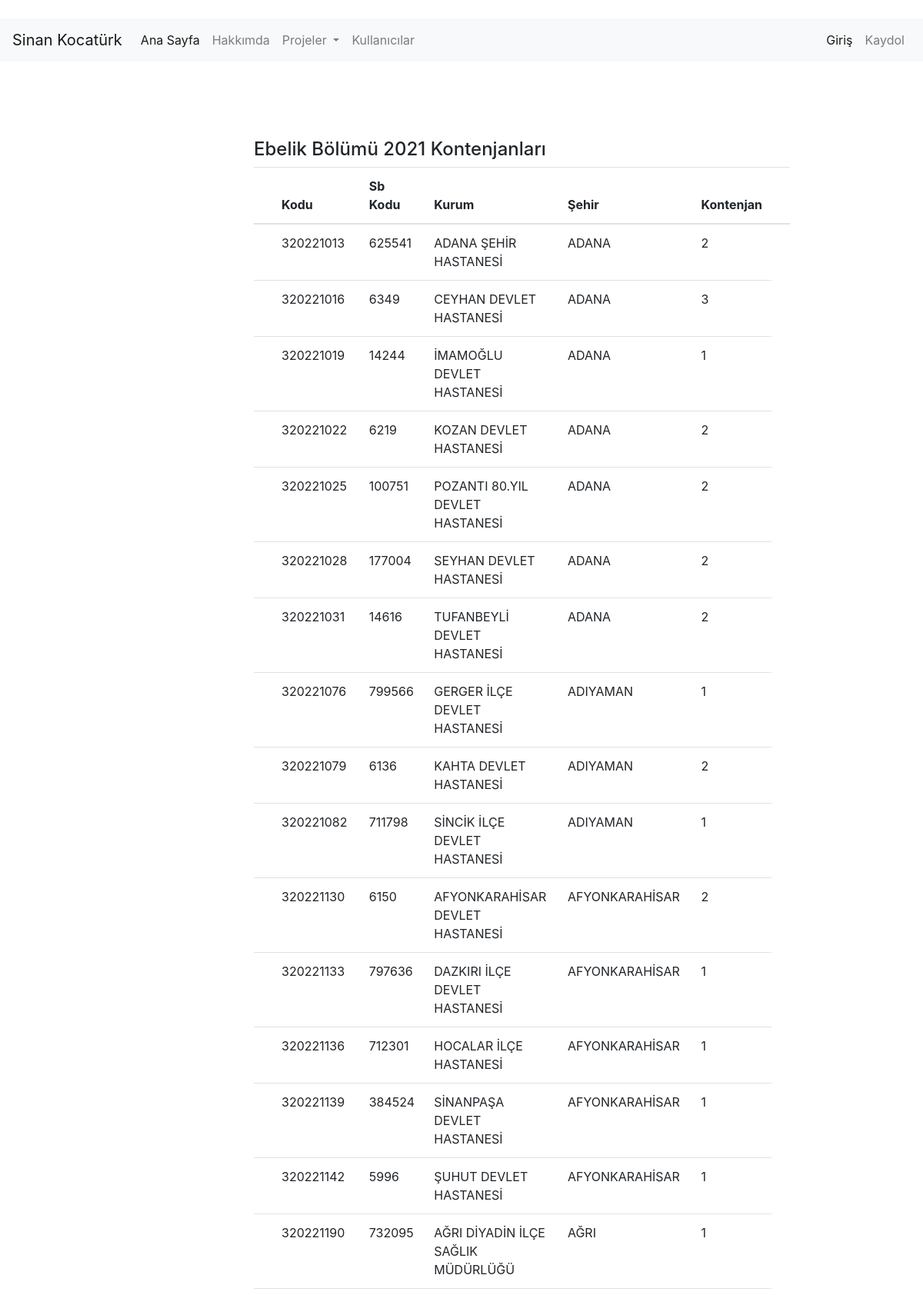
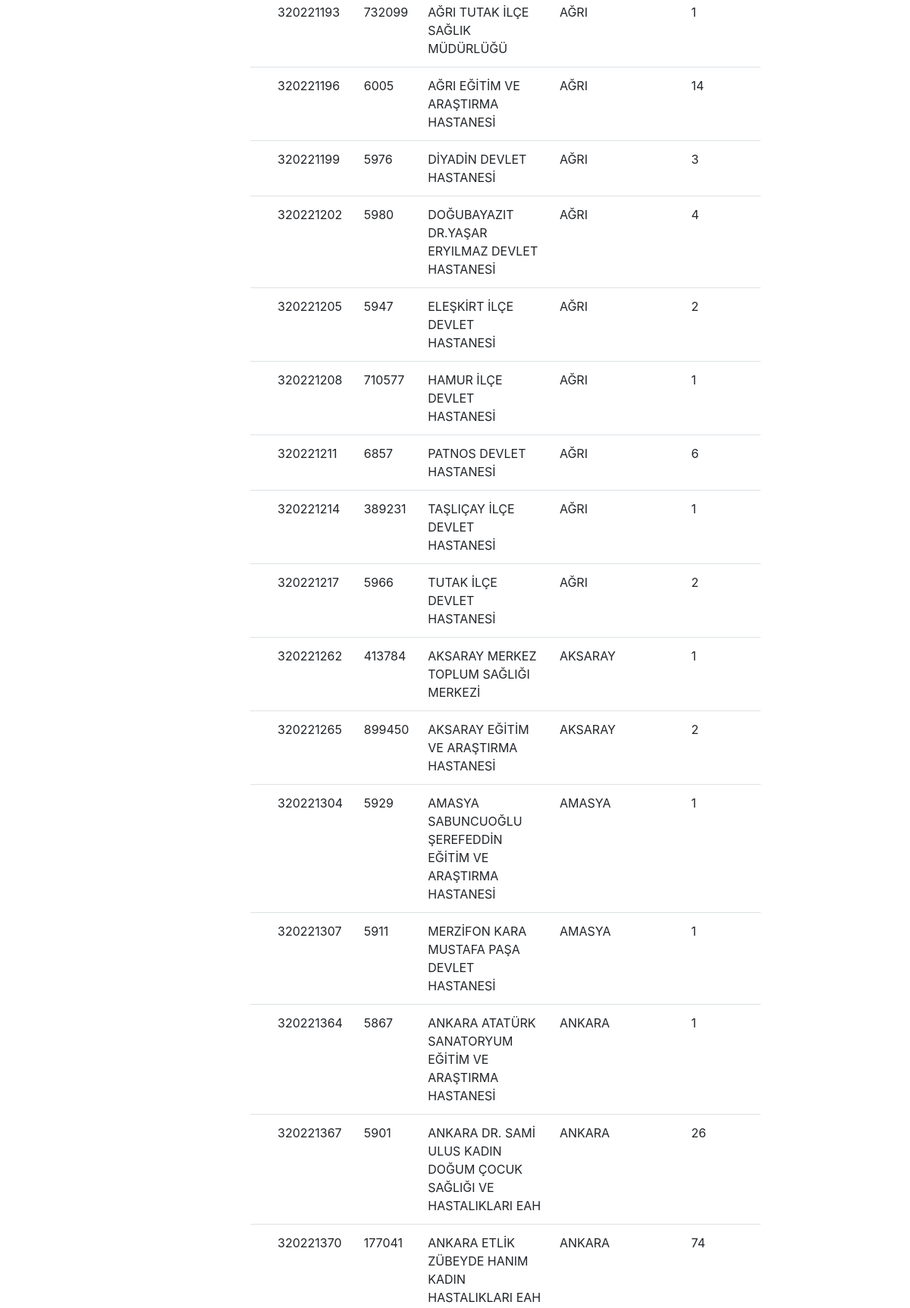
/kontenjan/ebe21/ (upper part), run on the app's committed database (2 pictures, top to bottom).
### kontenjan/models.py (models this page shows, shortened)
class Kontenjan(models.Model):
    tip = models.CharField(max_length=100,blank=False)
    kodu = models.CharField(max_length = 10)
    sbkodu = models.CharField(max_length = 7)
    kurumadı = models.CharField(max_length = 70)
    sehir = models.CharField(max_length = 17)
    sayi = models.CharField(max_length = 17)
    class Meta:
        abstract = True

class Ebe(Kontenjan):
    pass

### kontenjan/views.py (the view)
# urls.py: path('ebe21/', views.ebe21,name= "ebe21"),
def ebe21(request):
    items = Ebe.objects.all()
    context = {
        'items': items,
        'header':'Ebelik Bölümü 2021',
    }
    return render(request,"kontenjan.html",context)

### templates/kontenjan.html
{% extends "layout.html" %}
{% block body %}
{% load crispy_forms_tags %}
<div class="row">
    <div class="col-md-6 offset-md-3">
        <div>
            <h4>{{ header }} Kontenjanları</h4>
          </div>
        <table class="table table-hover">
            <thead>
              <tr>
                <th></th>
                <th>Kodu</th>
                <th>Sb Kodu</th>
                <th>Kurum</th>
                <th>Şehir</th>
                <th>Kontenjan</th>
                <th></th>
              </tr>
            </thead>
            <tbody>
              {% for item in items %}
              <tr>
                <td>{{ item.tip }}
                <td>{{ item.kodu }}</td>
                <td>{{ item.sbkodu }} </td>
                <td>{{ item.kurumadı }}</td>
                <td>{{ item.sehir }}</td>
                <td>{{ item.sayi }}</td>
              </tr>
              {% endfor %}
            </tbody>
          </table>
    </div>
  </div>
{% endblock body %}

### templates/layout.html (shortened to what this page needs)
<!DOCTYPE html>
{% load static %}
<html lang="en">
<head>
    <link rel="stylesheet" href="https://cdn.jsdelivr.net/npm/bootstrap@4.0.0/dist/css/bootstrap.min.css">
</head>
<body>
    <br>
    {% include "includes/navbar.html" %}
    <div style = "margin-top : 100px; margin-bottom:100px;" class = "container">
        {% block body %}
        {% endblock body %}
</body>
</html>

### templates/includes/navbar.html (shortened to what this page needs)
<nav class="navbar navbar-expand-lg navbar-light bg-light">
    <a class="navbar-brand" href="/">Sinan Kocatürk</a>
    <div class="collapse navbar-collapse" id="navbarSupportedContent">
      <ul class="navbar-nav mr-auto">
        <li class="nav-item active">
          <a class="nav-link" href="{% url 'index' %}">Ana Sayfa <span class="sr-only">(current)</span></a>
        </li>
        <li class="nav-item">
          <a class="nav-link" href="{% url 'about' %}">Hakkımda</a>
        </li>
        <li class="nav-item dropdown">
          <a class="nav-link dropdown-toggle" href="{% url 'index' %}" id="navbarDropdown" role="button" data-toggle="dropdown" aria-haspopup="true" aria-expanded="false">
            Projeler
          </a>
        </li>
        <li class="nav-item">
          <a class="nav-link " href="{% url 'nick:nicks' %}">Kullanıcılar</a>
        </li>
      </ul>
      <ul class="navbar-nav ml-auto">
        {% if request.user.is_authenticated %}
        <li class="nav-item active">
          <a class="nav-link" href="{% url 'user:logout' %}">Çıkış <span class="sr-only">(current)</span></a>
         </li>
         <li class="nav-item active">
           <a class="nav-link" href="{% url 'nick:dashboard' %}">Kontrol Paneli <span class="sr-only">(current)</span></a>
          </li>
          {% else %}
          <li class="nav-item active">
            <a class="nav-link" href="{% url 'user:login' %}">Giriş <span class="sr-only">(current)</span></a>
            </li>
            <li class="nav-item">
            <a class="nav-link" href="{% url 'user:register' %}">Kaydol</a>
          </li>
          {% endif %}
      </ul>
    </div>
  </nav>

### data on the page
Ebe: kodu "320221013", sbkodu "625541", kurumadı "ADANA ŞEHİR HASTANESİ", sehir "ADANA", sayi "2"
Ebe: kodu "320221016", sbkodu "6349", kurumadı "CEYHAN DEVLET HASTANESİ", sehir "ADANA", sayi "3"
Ebe: kodu "320221019", sbkodu "14244", kurumadı "İMAMOĞLU DEVLET HASTANESİ", sehir "ADANA", sayi "1"
Ebe: kodu "320221022", sbkodu "6219", kurumadı "KOZAN DEVLET HASTANESİ", sehir "ADANA", sayi "2"
Ebe: kodu "320221025", sbkodu "100751", kurumadı "POZANTI 80.YIL DEVLET HASTANESİ", sehir "ADANA", sayi "2"
Ebe: kodu "320221028", sbkodu "177004", kurumadı "SEYHAN DEVLET HASTANESİ", sehir "ADANA", sayi "2"
Ebe: kodu "320221031", sbkodu "14616", kurumadı "TUFANBEYLİ DEVLET HASTANESİ", sehir "ADANA", sayi "2"
Ebe: kodu "320221076", sbkodu "799566", kurumadı "GERGER İLÇE DEVLET HASTANESİ", sehir "ADIYAMAN", sayi "1"
Ebe: kodu "320221079", sbkodu "6136", kurumadı "KAHTA DEVLET HASTANESİ", sehir "ADIYAMAN", sayi "2"
Ebe: kodu "320221082", sbkodu "711798", kurumadı "SİNCİK İLÇE DEVLET HASTANESİ", sehir "ADIYAMAN", sayi "1"
Ebe: kodu "320221130", sbkodu "6150", kurumadı "AFYONKARAHİSAR DEVLET HASTANESİ", sehir "AFYONKARAHİSAR", sayi "2"
Ebe: kodu "320221133", sbkodu "797636", kurumadı "DAZKIRI İLÇE DEVLET HASTANESİ", sehir "AFYONKARAHİSAR", sayi "1"
Ebe: kodu "320221136", sbkodu "712301", kurumadı "HOCALAR İLÇE HASTANESİ", sehir "AFYONKARAHİSAR", sayi "1"
Ebe: kodu "320221139", sbkodu "384524", kurumadı "SİNANPAŞA DEVLET HASTANESİ", sehir "AFYONKARAHİSAR", sayi "1"
Ebe: kodu "320221142", sbkodu "5996", kurumadı "ŞUHUT DEVLET HASTANESİ", sehir "AFYONKARAHİSAR", sayi "1"
Ebe: kodu "320221190", sbkodu "732095", kurumadı "AĞRI DİYADİN İLÇE SAĞLIK MÜDÜRLÜĞÜ", sehir "AĞRI", sayi "1"
Ebe: kodu "320221193", sbkodu "732099", kurumadı "AĞRI TUTAK İLÇE SAĞLIK MÜDÜRLÜĞÜ", sehir "AĞRI", sayi "1"
Ebe: kodu "320221196", sbkodu "6005", kurumadı "AĞRI EĞİTİM VE ARAŞTIRMA HASTANESİ", sehir "AĞRI", sayi "14"
Ebe: kodu "320221199", sbkodu "5976", kurumadı "DİYADİN DEVLET HASTANESİ", sehir "AĞRI", sayi "3"
Ebe: kodu "320221202", sbkodu "5980", kurumadı "DOĞUBAYAZIT DR.YAŞAR ERYILMAZ DEVLET HASTANESİ", sehir "AĞRI", sayi "4"
Ebe: kodu "320221205", sbkodu "5947", kurumadı "ELEŞKİRT İLÇE DEVLET HASTANESİ", sehir "AĞRI", sayi "2"
Ebe: kodu "320221208", sbkodu "710577", kurumadı "HAMUR İLÇE DEVLET HASTANESİ", sehir "AĞRI", sayi "1"
Ebe: kodu "320221211", sbkodu "6857", kurumadı "PATNOS DEVLET HASTANESİ", sehir "AĞRI", sayi "6"
Ebe: kodu "320221214", sbkodu "389231", kurumadı "TAŞLIÇAY İLÇE DEVLET HASTANESİ", sehir "AĞRI", sayi "1"
Ebe: kodu "320221217", sbkodu "5966", kurumadı "TUTAK İLÇE DEVLET HASTANESİ", sehir "AĞRI", sayi "2"
Ebe: kodu "320221262", sbkodu "413784", kurumadı "AKSARAY MERKEZ TOPLUM SAĞLIĞI MERKEZİ", sehir "AKSARAY", sayi "1"
Ebe: kodu "320221265", sbkodu "899450", kurumadı "AKSARAY EĞİTİM VE ARAŞTIRMA HASTANESİ", sehir "AKSARAY", sayi "2"
Ebe: kodu "320221304", sbkodu "5929", kurumadı "AMASYA SABUNCUOĞLU ŞEREFEDDİN EĞİTİM VE ARAŞTIRMA HASTANESİ", sehir "AMASYA", sayi "1"
Ebe: kodu "320221307", sbkodu "5911", kurumadı "MERZİFON KARA MUSTAFA PAŞA DEVLET HASTANESİ", sehir "AMASYA", sayi "1"
Ebe: kodu "320221364", sbkodu "5867", kurumadı "ANKARA ATATÜRK SANATORYUM EĞİTİM VE ARAŞTIRMA HASTANESİ", sehir "ANKARA", sayi "1"
Ebe: kodu "320221367", sbkodu "5901", kurumadı "ANKARA DR. SAMİ ULUS KADIN DOĞUM ÇOCUK SAĞLIĞI VE HASTALIKLARI EAH", sehir "ANKARA", sayi "26"
Ebe: kodu "320221370", sbkodu "177041", kurumadı "ANKARA ETLİK ZÜBEYDE HANIM KADIN HASTALIKLARI EAH", sehir "ANKARA", sayi "74"

### other printed values
{{ header }} "Ebelik Bölümü 2021"
